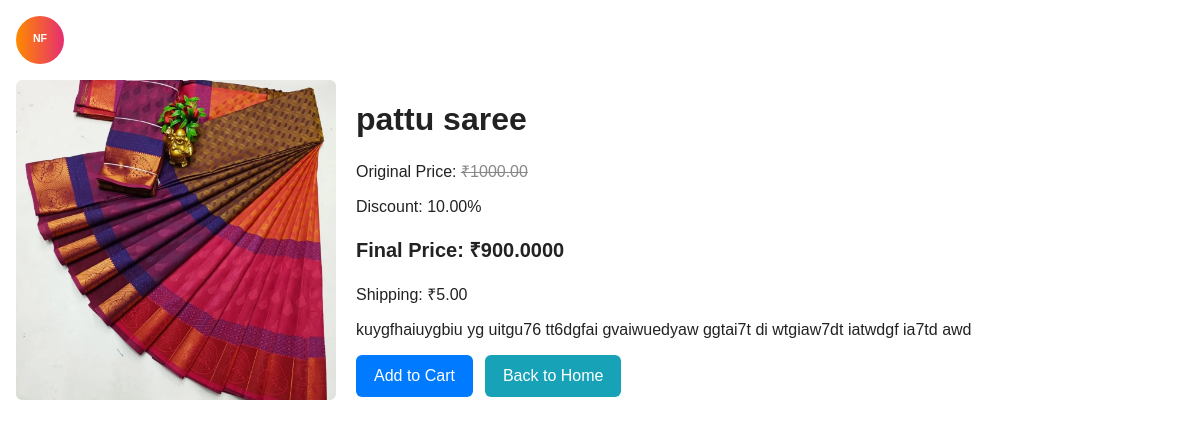
Screenshot of /product/2/ with the database file from the repository.
### shop/models.py (models this page shows, shortened)
class Product(models.Model):
    name = models.CharField(max_length=300)
    image = models.ImageField(upload_to='products/', blank=True)
    original_price = models.DecimalField(max_digits=10, decimal_places=2)
    discount_percent = models.DecimalField(max_digits=5, decimal_places=2, default=0)
    category = models.ForeignKey(Category, on_delete=models.CASCADE)
    shipping_price = models.DecimalField(max_digits=10, decimal_places=2, default=0)
    free_shipping = models.BooleanField(default=False)
    description = models.TextField(blank=True)
    @property
    def final_price(self):
        try:
            return self.original_price * (Decimal('1') - (self.discount_percent / Decimal('100')))
        except Exception:
            op = Decimal(str(self.original_price))
            dp = Decimal(str(self.discount_percent))
            return op * (Decimal('1') - (dp / Decimal('100')))

### shop/views.py (the view)
# urls.py: path('product/<int:product_id>/', views.product_detail, name='product_detail'),
def product_detail(request, product_id):
    product = get_object_or_404(Product, id=product_id)
    return render(request, 'shop/product_detail.html', {
        'product': product
    })

### shop/templates/shop/product_detail.html (shortened to what this page needs)
<!DOCTYPE html>
<html>
<head>
    {% load static %}
</head>
<body>
    <header class="banner" style="display:flex;align-items:center;justify-content:space-between;margin-bottom:16px">
        <div style="display:flex;align-items:center;gap:12px">
            {% if company_logo_url %}
                <img src="{{ company_logo_url }}" alt="{{ company_name }} logo" style="width:48px;height:48px;object-fit:cover;border-radius:50%">
            {% else %}
                <img src="{% static 'logo.svg' %}" alt="{{ company_name }} logo" style="width:48px;height:48px;object-fit:cover;border-radius:50%">
            {% endif %}
        </div>
    </header>
    <div class="product">
        <div class="thumb">
            {% if product.image %}
                <img src="{{ product.image.url }}" alt="{{ product.name }}">
            {% else %}
                <div style="width:100%;height:320px;background:#f2f2f2;display:flex;align-items:center;justify-content:center;color:#999">No Image</div>
            {% endif %}
        </div>
        <div class="meta">
            <h1>{{ product.name }}</h1>
            <p>Original Price: <span style="text-decoration:line-through;color:#888">₹{{ product.original_price }}</span></p>
            <p>Discount: {{ product.discount_percent }}%</p>
            <p style="font-size:20px;font-weight:700">Final Price: ₹{{ product.final_price }}</p>
            {% if product.free_shipping %}
                <p>Free Shipping</p>
            {% else %}
                <p>Shipping: ₹{{ product.shipping_price }}</p>
            {% endif %}
            <p>{{ product.description }}</p>
            <div class="actions">
                <a class="box-btn" href="{% url 'add_to_cart' product.id %}">Add to Cart</a>
                <a class="box-btn" style="background:#17a2b8" href="{% url 'home' %}">Back to Home</a>
            </div>
        </div>
    </div>
</body>
</html>

### shop/templates/shop/product_detail.html (style rules this page uses)
body { font-family:Arial,Helvetica,sans-serif;margin:16px;color:#222 }
.product { display:flex;gap:20px;flex-wrap:wrap }
.thumb { flex:0 0 320px }
.thumb img { width:100%;height:320px;object-fit:cover;border-radius:6px }
.meta { flex:1;min-width:260px }
.actions { display:flex;gap:12px;margin-top:16px }
.box-btn { background:#007bff;color:#fff;padding:12px 18px;border-radius:6px;text-decoration:none;display:inline-block }

### rows the page displays
Product: image (picture), name "pattu saree", original_price "1000.00", discount_percent "10.00", final_price "900.0000", shipping_price "5.00", description "kuygfhaiuygbiu yg uitgu76 tt6dgfai gvaiwuedyaw ggtai7t di wtgiaw7dt iatwdgf ia7td awd"
